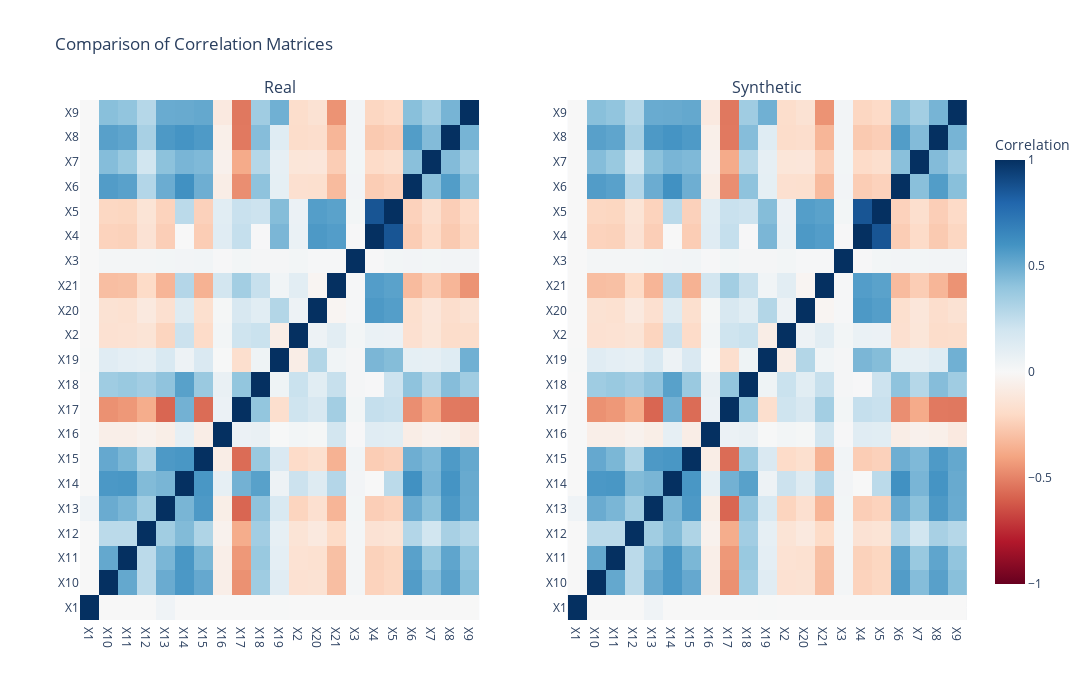

Notebook code cell kept with this figure:
### Code cell
plot_correlation_matrices(correlation_matrix, correlation_matrix_syn, "Real", "Synthetic")

### Figure 1 — Plotly figure (JSON) as saved in the notebook; plotly's stock layout.template omitted (floating-point values rounded to 4 significant figures; data arrays with more than 128 entries replaced by an {"elided": "..."} marker saying what was removed)
{"data": [{"colorbar": {"len": 0.9, "title": {"text": "Correlation"}}, "colorscale": [[0, "rgb(103,0,31)"], [0.1, "rgb(178,24,43)"], [0.2, "rgb(214,96,77)"], [0.3, "rgb(244,165,130)"], [0.4, "rgb(253,219,199)"], [0.5, "rgb(247,247,247)"], [0.6, "rgb(209,229,240)"], [0.7, "rgb(146,197,222)"], [0.8, "rgb(67,147,195)"], [0.9, "rgb(33,102,172)"], [1, "rgb(5,48,97)"]], "hoverongaps": false, "hovertemplate": "X: %{x}<br>Y: %{y}<br>Corr: %{z:.2f}<extra></extra>", "type": "heatmap", "x": ["X1", "X10", "X11", "X12", "X13", "X14", "X15", "X16", "X17", "X18", "X19", "X2", "X20", "X21", "X3", "X4", "X5", "X6", "X7", "X8", "X9"], "xaxis": "x", "y": ["X1", "X10", "X11", "X12", "X13", "X14", "X15", "X16", "X17", "X18", "X19", "X2", "X20", "X21", "X3", "X4", "X5", "X6", "X7", "X8", "X9"], "yaxis": "y", "z": {"elided": "21x21 float values"}, "zmax": 1, "zmin": -1}, {"colorscale": [[0, "rgb(103,0,31)"], [0.1, "rgb(178,24,43)"], [0.2, "rgb(214,96,77)"], [0.3, "rgb(244,165,130)"], [0.4, "rgb(253,219,199)"], [0.5, "rgb(247,247,247)"], [0.6, "rgb(209,229,240)"], [0.7, "rgb(146,197,222)"], [0.8, "rgb(67,147,195)"], [0.9, "rgb(33,102,172)"], [1, "rgb(5,48,97)"]], "hoverongaps": false, "hovertemplate": "X: %{x}<br>Y: %{y}<br>Corr: %{z:.2f}<extra></extra>", "showscale": false, "type": "heatmap", "x": ["X1", "X10", "X11", "X12", "X13", "X14", "X15", "X16", "X17", "X18", "X19", "X2", "X20", "X21", "X3", "X4", "X5", "X6", "X7", "X8", "X9"], "xaxis": "x2", "y": ["X1", "X10", "X11", "X12", "X13", "X14", "X15", "X16", "X17", "X18", "X19", "X2", "X20", "X21", "X3", "X4", "X5", "X6", "X7", "X8", "X9"], "yaxis": "y2", "z": {"elided": "21x21 float values"}, "zmax": 1, "zmin": -1}], "layout": {"annotations": [{"font": {"size": 16}, "showarrow": false, "text": "Real", "x": 0.225, "xanchor": "center", "xref": "paper", "y": 1, "yanchor": "bottom", "yref": "paper"}, {"font": {"size": 16}, "showarrow": false, "text": "Synthetic", "x": 0.775, "xanchor": "center", "xref": "paper", "y": 1, "yanchor": "bottom", "yref": "paper"}], "height": 700, "showlegend": false, "title": {"text": "Comparison of Correlation Matrices"}, "width": 1200, "xaxis": {"anchor": "y", "domain": [0, 0.45]}, "xaxis2": {"anchor": "y2", "domain": [0.55, 1]}, "yaxis": {"anchor": "x", "domain": [0, 1]}, "yaxis2": {"anchor": "x2", "domain": [0, 1]}}}
